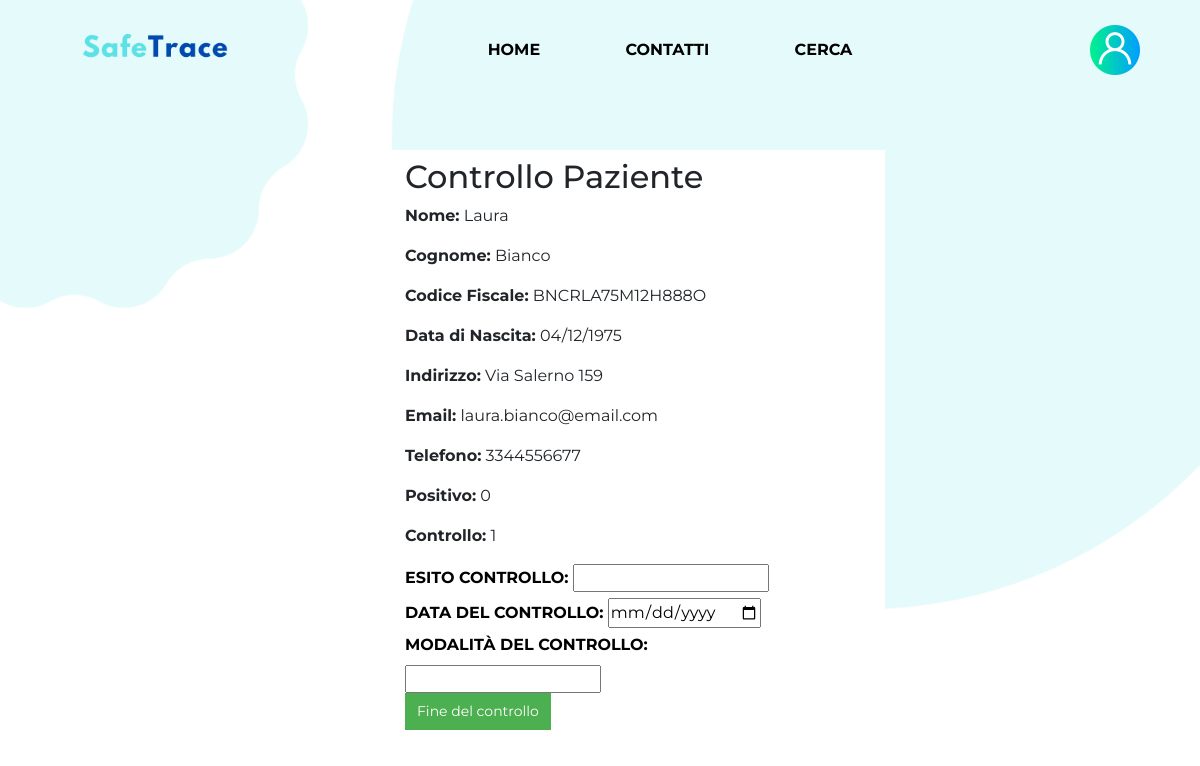
/Controllo.php?codiceFiscale=BNCRLA75M12H888O, run on the app's committed database.
### tables this page shows
CREATE TABLE `pazienti` (
  `CodiceFiscale` varchar(16) NOT NULL,
  `Nome` varchar(50) NOT NULL,
  `Cognome` varchar(50) NOT NULL,
  `DataNascita` date DEFAULT NULL,
  `password` varchar(20) NOT NULL,
  `Indirizzo` varchar(255) DEFAULT NULL,
  `Email` varchar(50) DEFAULT NULL,
  `Telefono` varchar(15) DEFAULT NULL,
  `positivo` tinyint(1) NOT NULL,
  `controllo` tinyint(1) NOT NULL,
  `Esito_controllo` varchar(200) DEFAULT NULL,
  `data_controllo` date DEFAULT NULL,
  `Modalita_controllo` varchar(200) DEFAULT NULL
);

### Controllo.php (the view, shortened to what this page needs)
<!DOCTYPE html>
<html lang="en">
<head>
    <link rel="stylesheet" href="https://cdn.jsdelivr.net/npm/bootstrap@4.3.1/dist/css/bootstrap.min.css">
    <link rel="stylesheet" href="css/style.css" class="StyleLog">
</head>
<body>
<header>
    <div class="mainheader">
        <div class="logo">
            <img src="SafeTrace.png">
        </div>
        <nav>
            <a href="@">Home</a>
            <a href="@">Contatti</a>
            <a href="login.php">cerca</a>
        </nav>
        <div class="menubtn">
            <a href="Login.php">
                <div class="UserLog"><img src="user.png" width="50" height="50">
            </a>
        </div>
    </div>
    <div>
    <?php
include "Connessione.php";
$codiceFiscale = isset($_GET['codiceFiscale']) ? $_GET['codiceFiscale'] : '';
$selectSql = "SELECT * FROM pazienti WHERE CodiceFiscale = '$codiceFiscale'";
$result = $conn->query($selectSql);
if ($result) {
    if ($result->num_rows > 0) {
        $paziente = $result->fetch_assoc();
        ?>
        <div class="container">
            <div class="controllo">
                <h2>Controllo Paziente</h2>
                <p><strong>Nome:</strong> <?php echo $paziente['Nome']; ?></p>
                <p><strong>Cognome:</strong> <?php echo $paziente['Cognome']; ?></p>
                <p><strong>Codice Fiscale:</strong> <?php echo $paziente['CodiceFiscale']; ?></p>
                <p><strong>Data di Nascita:</strong> <?php echo date('d/m/Y', strtotime($paziente['DataNascita'])); ?></p>
                <p><strong>Indirizzo:</strong> <?php echo $paziente['Indirizzo']; ?></p>
                <p><strong>Email:</strong> <?php echo $paziente['Email']; ?></p>
                <p><strong>Telefono:</strong> <?php echo $paziente['Telefono']; ?></p>
                <p><strong>Positivo:</strong> <?php echo $paziente['positivo']; ?></p>
                <p><strong>Controllo:</strong> <?php echo $paziente['controllo']; ?></p>
                <form action="<?php echo $_SERVER['PHP_SELF'] . '?codiceFiscale=' . $codiceFiscale; ?>" method="POST">
                    <label for="Esito_Controllo">Esito controllo:</label>
                    <input type="text" id="" name="Esito_Controllo" required><br>
                    <label for="data_controllo">Data del controllo:</label>
                    <input type="date" id="data_controllo" name="data_controllo" required><br>
                    <label for="Modalita_controllo">Modalità del controllo:</label>
                    <input type="text" id="Modalita_controllo" name="Modalita_controllo" required><br>
                    <button type="submit" class="complete-button">Fine del controllo</button>
                </form>
            </div>
        </div>
        <?php
    } else {
        echo "Nessun paziente trovato con il codice fiscale fornito.";
    }
} else {
    echo "Errore nella query: " . $conn->error;
}
?>
</header>
</body>
</html>

### css/style.css (style rules this page uses)
* { margin: 0; padding: 0; box-sizing: border-box; font-family: 'Montserrat', sans-serif; }
header { width: 100%; background-image:url('../Sfondo_Index.png') ; background-size: 100%; background-repeat: no-repeat; }
.mainheader { width: 100%; height: 100px; display:flex; justify-content: space-between; align-items: center; }
.mainheader .logo img { width: 250px; height: 10 0px; padding-left: 60px; }
.mainheader nav { width: 450px; display: flex; justify-content: space-around; align-items: center; }
.mainheader nav a { font-weight: bold; text-decoration: none; color: black; text-transform: uppercase; }
label { font-weight: bold; color: black; text-transform: uppercase; }
.menubtn { margin-right: 60px; }
.controllo { background: #fff; padding: 8px 90px; }

### Controllo.php (style rules this page uses)
body { font-family: Arial, sans-serif; }
.container { max-width: 600px; margin: 50px auto; }
.complete-button { background-color: #4CAF50; color: white; border: none; padding: 8px 12px; text-align: center; text-decoration: none; display: inline-block; font-size: 14px; cursor: pointer; }

### data on the page
pazienti: Nome "Laura", Cognome "Bianco", CodiceFiscale "BNCRLA75M12H888O", DataNascita "04/12/1975", Indirizzo "Via Salerno 159", Email "laura.bianco@email.com", Telefono "3344556677", positivo "0", controllo "1"
